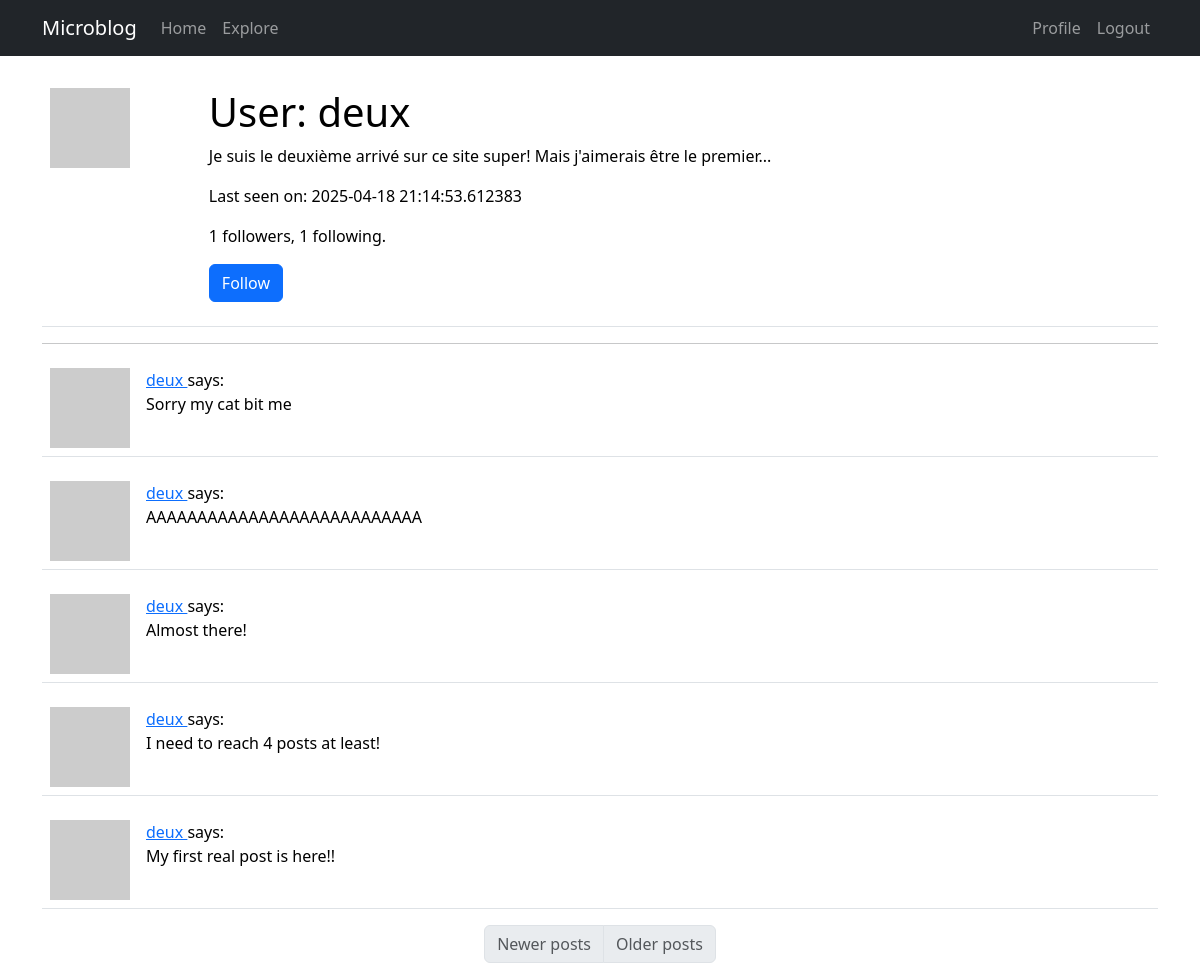
The page /user/deux (signed in) on the database as committed earlier.
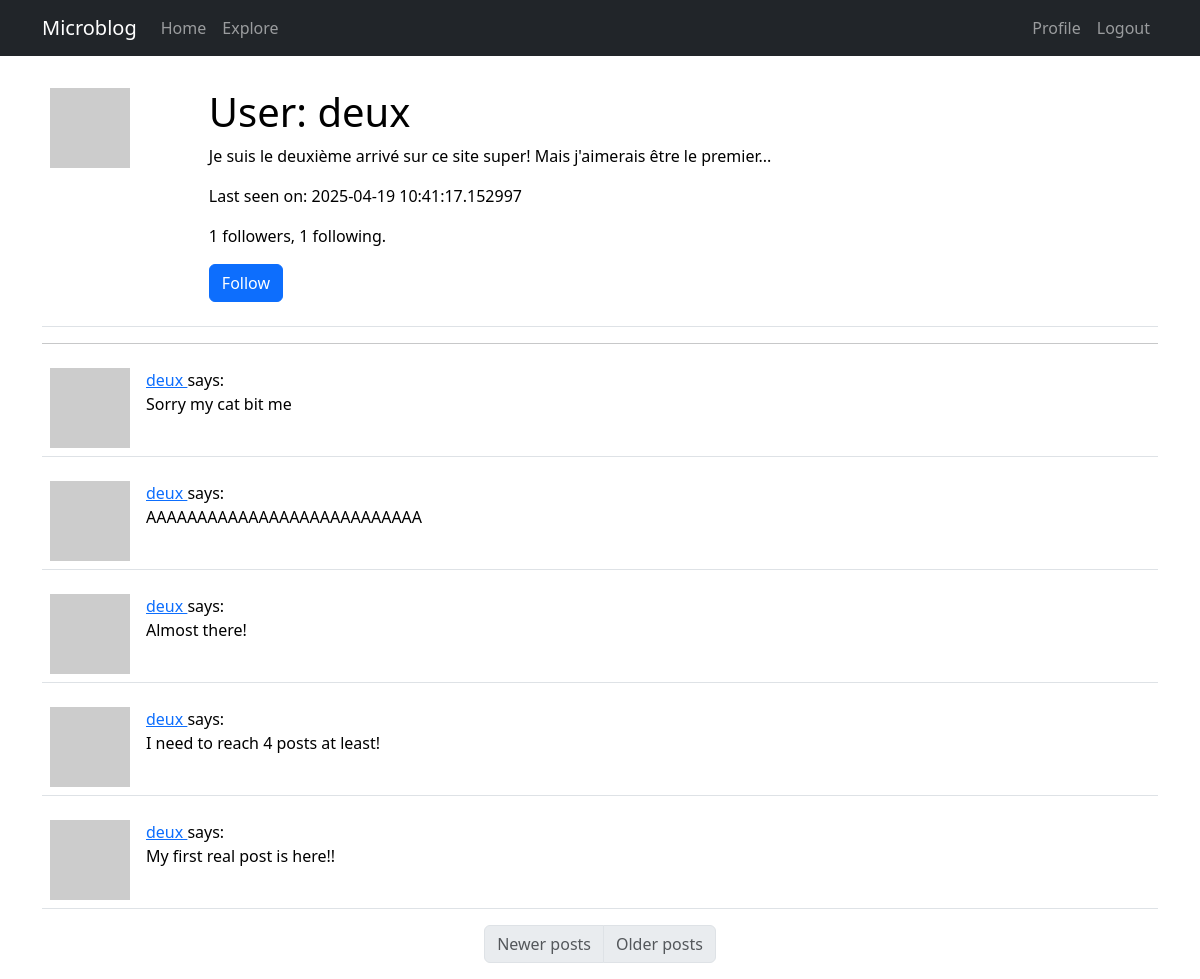
The same page on the database as committed later.
### app/models.py (models this page shows, shortened)
class User(UserMixin, db.Model):
    id: so.Mapped[int] = so.mapped_column(primary_key=True)
    username: so.Mapped[str] = so.mapped_column(sa.String(64), index=True, unique=True)
    email: so.Mapped[str] = so.mapped_column(sa.String(120), index=True, unique=True)
    password_hash: so.Mapped[Optional[str]] = so.mapped_column(sa.String(256))
    posts: so.WriteOnlyMapped["Post"] = so.relationship(back_populates="author")
    about_me: so.Mapped[Optional[str]] = so.mapped_column(sa.String(140))
    last_seen: so.Mapped[Optional[datetime]] = so.mapped_column(
        default=lambda: datetime.now(timezone.utc)
    )
    following: so.WriteOnlyMapped["User"] = so.relationship(
        secondary=followers,
        primaryjoin=(followers.c.follower_id == id),
        secondaryjoin=(followers.c.followed_id == id),
        back_populates="followers",
    )
    followers: so.WriteOnlyMapped["User"] = so.relationship(
        secondary=followers,
        primaryjoin=(followers.c.followed_id == id),
        secondaryjoin=(followers.c.follower_id == id),
        back_populates="following",
    )
    def avatar(self, size):
        digest = md5(self.email.lower().encode("utf-8")).hexdigest()
        return f"https://www.gravatar.com/avatar/{digest}?d=identicon&s={size}"
    def is_following(self, user):
        query = self.following.select().where(
            User.id == user.id
        )  # ? works with self.id ?
        return db.session.scalar(query) is not None
    def followers_count(self):
        query = sa.select(sa.func.count()).select_from(
            self.followers.select().subquery()
        )
        return db.session.scalar(query)
    def following_count(self):
        query = sa.select(sa.func.count()).select_from(
            self.following.select().subquery()
        )
        return db.session.scalar(query)

class Post(db.Model):
    id: so.Mapped[int] = so.mapped_column(primary_key=True)
    body: so.Mapped[str] = so.mapped_column(sa.String(140))
    timestamp: so.Mapped[datetime] = so.mapped_column(
        index=True, default=lambda: datetime.now(timezone.utc)
    )
    user_id: so.Mapped[int] = so.mapped_column(sa.ForeignKey(User.id), index=True)
    author: so.Mapped[User] = so.relationship(back_populates="posts")

### app/routes.py (the view)
@app.route("/user/<username>")
@login_required
def user(username):
    user = db.first_or_404(sa.select(User).where(User.username == username))
    page = request.args.get(key="page", default=1, type=int)
    query = user.posts.select().order_by(Post.timestamp.desc())
    posts = db.paginate(
        query, page=page, per_page=app.config["POSTS_PER_PAGE"], error_out=False
    )
    prev_url = (
        url_for("user", username=username, page=posts.prev_num)
        if posts.has_prev
        else None
    )
    next_url = (
        url_for("user", username=username, page=posts.next_num)
        if posts.has_next
        else None
    )
    form = EmptyForm()
    return render_template(
        "user.html",
        title="Profile",
        user=user,
        posts=posts,
        form=form,
        prev_url=prev_url,
        next_url=next_url,
    )

### app/forms.py
class EmptyForm(FlaskForm):
    submit = SubmitField("Submit")

### app/models.py (called while the page is built)
@login.user_loader
def load_user(id):
    return db.session.get(User, int(id))

### app/routes.py (called while the page is built)
@app.before_request
def before_request():
    if current_user.is_authenticated:
        current_user.last_seen = datetime.now(timezone.utc)
        db.session.commit()

### app/templates/user.html (shortened to what this page needs)
{% extends 'base.html' %}
{% import "bootstrap_wtf.html" as wtf %}
{% block content %}
<table class="table table-hover">
  <tr valign="top">
    <td><img src="{{ user.avatar(128) }}"></td>
    <td>
      <h1>User: {{ user.username }}</h1>
      {% if user.about_me %}<p>{{ user.about_me }}</p>{% endif %}
      {% if user.last_seen %}<p>Last seen on: {{ user.last_seen }}</p>{% endif %}
      <p>{{ user.followers_count() }} followers, {{ user.following_count() }} following.</p>
      {% if user==current_user %}
      <p><a href="{{ url_for('edit_profile') }}">Edit your profile</a></p>
      {% elif not current_user.is_following(user) %}
      <p>
      <form action="{{ url_for('follow', username=user.username) }}" method="post">
        {{ form.submit(value="Follow", class="btn btn-primary") }}
      </form>
      </p>
      {% endif %}
    </td>
  </tr>
</table>
<hr>
{% for post in posts %}
{% include '_post.html' %}
{% endfor %}
<nav aria-label="Post navigation">
  <ul class="pagination justify-content-center">
    <li class="page-item {% if not prev_url %} disabled{% endif %}">
      <a class="page-link" href="{{ prev_url }}"">Newer posts</a>
    </li>
    <li class=" page-item {% if not next_url %} disabled{% endif %}">
        <a class="page-link" href="{{ next_url }}">Older posts</a>
    </li>
  </ul>
</nav>
{% endblock %}

### app/templates/base.html (shortened to what this page needs)
<!doctype html>
<html lang="en">
<head>
    <link href="https://cdn.jsdelivr.net/npm/bootstrap@5.3.2/dist/css/bootstrap.min.css" rel="stylesheet"
>
</head>
<body>
    <nav class="navbar navbar-expand-lg navbar-dark bg-dark">
        <div class="container">
            <a class="navbar-brand" href="{{ url_for('index') }}">Microblog</a>
            <div class="collapse navbar-collapse" id="navbarSupportedContent">
                <ul class="navbar-nav me-auto mb-2 mb-lg-0">
                    <li class="nav-item">
                        <a class="nav-link" aria-current="page" href="{{ url_for('index') }}">Home</a>
                    </li>
                    <li class="nav-item">
                        <a class="nav-link" aria-current="page" href="{{ url_for('explore') }}">Explore</a>
                    </li>
                </ul>
                <ul class="navbar-nav mb-2 mb-lg-0">
                    {% if current_user.is_anonymous %}
                    <li class="nav-item">
                        <a class="nav-link" aria-current="page" href="{{ url_for('login') }}">Login</a>
                    </li>
                    {% else %}
                    <li class="nav-item">
                        <a class="nav-link" aria-current="page"
                            href="{{ url_for('user', username=current_user.username) }}">Profile</a>
                    </li>
                    <li class="nav-item">
                        <a class="nav-link" aria-current="page" href="{{ url_for('logout') }}">Logout</a>
                    </li>
                    {% endif %}
                </ul>
            </div>
        </div>
    </nav>
    <br>
    <div class="container">
        {% block content %}{% endblock %}
    </div>
</body>
</html>

### app/templates/_post.html
<table class="table table-hover">
    <tr valign="top">
        <td width="70px">
            <a href="{{ url_for('user', username=post.author.username) }}">
                <img src="{{ post.author.avatar(36) }}">
            </a>
        </td>
        <td>
            <a href="{{ url_for('user', username=post.author.username) }}">
                {{ post.author.username }}
            </a>
            says:
            <br>
            {{ post.body }}
        </td>
    </tr>
</table>

Rows that differ between the two databases and show on the page:
changed User "deux": last_seen "2025-04-18 21:14:53.612383" → "2025-04-19 10:41:17.152997"
